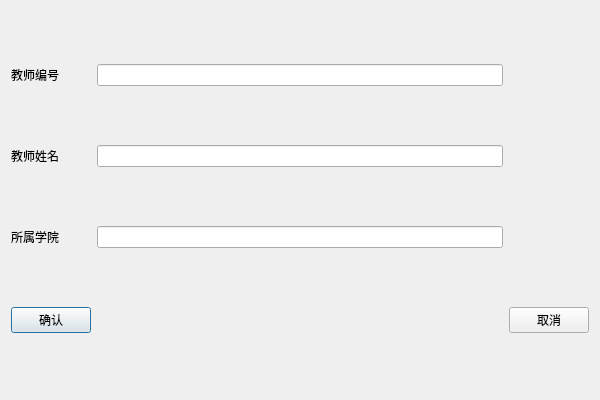
<?xml version="1.0" encoding="UTF-8"?>
<ui version="4.0">
 <class>adcell2_addTeacher</class>
 <widget class="QDialog" name="adcell2_addTeacher">
  <property name="geometry">
   <rect>
    <x>0</x>
    <y>0</y>
    <width>600</width>
    <height>400</height>
   </rect>
  </property>
  <property name="windowTitle">
   <string>Dialog</string>
  </property>
  <layout class="QGridLayout" name="gridLayout">
   <item row="0" column="0">
    <widget class="QLabel" name="label">
     <property name="text">
      <string>教师编号</string>
     </property>
    </widget>
   </item>
   <item row="0" column="1">
    <widget class="QLineEdit" name="teacher_id"/>
   </item>
   <item row="1" column="0">
    <widget class="QLabel" name="label_2">
     <property name="text">
      <string>教师姓名</string>
     </property>
    </widget>
   </item>
   <item row="1" column="1">
    <widget class="QLineEdit" name="teacher_name"/>
   </item>
   <item row="2" column="0">
    <widget class="QLabel" name="label_3">
     <property name="text">
      <string>所属学院</string>
     </property>
    </widget>
   </item>
   <item row="2" column="1">
    <widget class="QLineEdit" name="college"/>
   </item>
   <item row="3" column="0">
    <widget class="QPushButton" name="btn_commit">
     <property name="text">
      <string>确认</string>
     </property>
    </widget>
   </item>
   <item row="3" column="2">
    <widget class="QPushButton" name="btn_cancel">
     <property name="text">
      <string>取消</string>
     </property>
    </widget>
   </item>
  </layout>
 </widget>
 <resources/>
 <connections/>
</ui>
